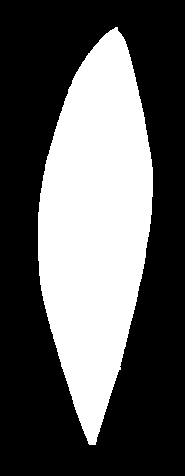
#> input picture dataset/images/1032.jpg, 185 x 476 px
$ python -i data_preprocessing.py   (imports and definitions only)
#> lines starting #> are read from the running program, lines starting #| are printed output that depends on the picture; after the words box and inside, x2 and y2 are one past the last pixel; in counts of white or black regions, pixels touching at a corner belong together
### data_utils/data_loader.py
#####
#   BA    Amadou     16 187 314
#   YING  Xu         18 205 032
#   ABOU Hamza       17 057 836
###
import os
import pandas as pd


class DataLoader:

    def __init__(self):
        self.path = 'dataset'
        self.train_data, self.test_data = None, None

    def load_data(self):
        """
        :return: Return the three raw datasets
        """
        self.train_data = pd.read_csv(os.path.join(self.path, 'train.csv'))
#> (reads dataset/train.csv from the repository)
        self.test_data = pd.read_csv(os.path.join(self.path, 'test.csv'))
#> (reads dataset/test.csv from the repository)


        return self.train_data, self.test_data

### data_utils/data_preprocessing.py
#####
#   BA    Amadou     16 187 314
#   YING  Xu         18 205 032
#   ABOU Hamza       17 057 836
###
import pandas as pd
import numpy as np
import os, sys
sys.path.append(os.path.dirname(os.path.join(os.getcwd())))
from .data_loader import DataLoader

import random
import cv2
import math

from sklearn.preprocessing import LabelEncoder
from sklearn.model_selection import StratifiedShuffleSplit
from sklearn.decomposition import PCA
from PIL import Image
from tqdm import tqdm

class DataPreprocessing:
    train_repo = "../dataset/train.csv"
    images_repo = "../dataset/images/"
    r = random.randint(17, 27)
    X_data_train = pd.DataFrame()
    X_data_test = pd.DataFrame()
    X_img_train = pd.DataFrame()
    X_img_test = pd.DataFrame()
    X_all_train = pd.DataFrame()
    X_all_test = pd.DataFrame()
    t_train = pd.DataFrame()
    t_test = pd.DataFrame()
    classes = []
    id_img_train=[]
    id_img_test=[]

    def __init__(self, nb_test_data = 0.2, pca=False):
        """
        nb_test_data is the percentage of test data from the original file
        """
        self.pca = pca
        self.nb_test_data = nb_test_data
        self.dataset = None
        self.train_data, self.test_data = DataLoader().load_data()
        self.path = 'dataset'
        self.imagepath='images/'

    # [149 lines left out: functions loadBasicData, first_right_to_left, first_left_to_right, first_top_to_bottom, first_bottom_to_top, remove_black_frame and 2 more, not called in this run]

    def contour_Features(self,imagefile):
        """
        This function calculates different image features based on contour-detection
        imagefile: image path
        return: peak: nb of peaks of the contour
                eccentricity: eccentricity of the ellipse that fits the contour
                angle: deviation of the ellipse that fits the contour
                m: gradient of the line that fits the contour
                y0: image of the abscissa 0 by the equation of the line that fits the contour
        """
#> called with imagefile = '../dataset/images/1032.jpg'
        original_color = cv2.imread(imagefile)
#> original_color is the input picture: shape (476, 185, 3); min 0, max 255, mean 91.7
        original = cv2.cvtColor(original_color, cv2.COLOR_RGB2GRAY)
        blur = cv2.GaussianBlur(original,(5,5),0)
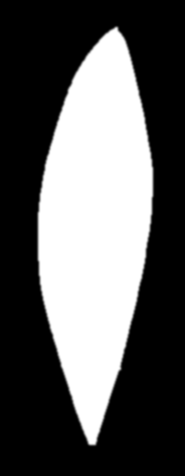
#> blur: shape (476, 185); min 0, max 255, mean 91.7
        ret, thresh = cv2.threshold(blur,50,255,cv2.THRESH_BINARY)
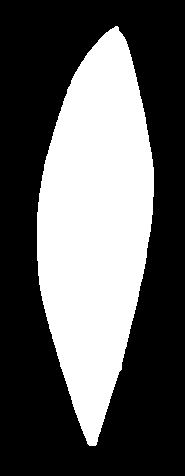
#> thresh: shape (476, 185); 36.9% white; 1 white region, box (x1, y1, x2, y2) and area: (37, 26, 154, 446) 32507
        edges = cv2.Canny(thresh,100,200)
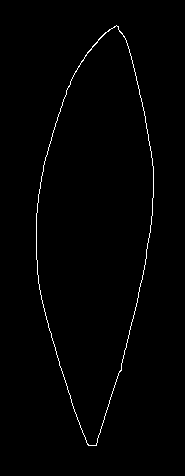
#> edges: shape (476, 185); 1% white in thin lines or dots, all inside (x1, y1, x2, y2) = (36, 25, 154, 446)
        contours, hierarchy = cv2.findContours(edges.copy(),cv2.RETR_TREE,cv2.CHAIN_APPROX_SIMPLE)
#> contours = 2 contours; box (x1, y1, x2, y2) and area: (36, 25, 154, 446) 32496, (36, 25, 154, 446) 32462
        LENGTH = len(contours)
#> LENGTH = 2
        big_cnt = np.vstack([contours[c] for c in range (0,LENGTH)])
#> big_cnt = contour of 762 points, box (x1, y1, x2, y2) (36, 25, 154, 446), area 34
        perimetre = cv2.arcLength(big_cnt,True)
#> perimetre = 1886.7
        approx = cv2.approxPolyDP(big_cnt,0.01*perimetre,True)
#> approx = contour of 10 points, box (x1, y1, x2, y2) (36, 25, 154, 446), area 14

        peak = len(approx)
#> peak = 10

        # angle at which object is directed Major Axis and Minor Axis lengths.
        (x, y), (MA, ma), angle = cv2.fitEllipse(big_cnt)
#> x = 95.08; y = 224.7; MA = 106.2; ma = 389.6; angle = 3.04

        a = ma / 2
#> a = 194.8
        b = MA / 2
#> b = 53.1
        eccentricity = math.sqrt(pow(a, 2) - pow(b, 2))
#> eccentricity = 187.4
        eccentricity = round(eccentricity / a, 2)
#> eccentricity = 0.96

        [vx,vy,x,y] = cv2.fitLine(big_cnt, cv2.DIST_L2,0,0.01,0.01) #vx,vy are normalized vector collinear to the line and x0,y0 is a point on the line
#> vx = [0.0324]; vy = [-0.999]; x = [93.51]; y = [244.2]
        m=vy[0]/vx[0]
#> m = -30.86
        y0=y[0]-m*x[0]
#> y0 = 3130.2

        return peak, eccentricity, angle, m, y0

    # [141 lines left out: functions extractImagesCaracteristics, extractImageData, loadNumericTrainData, loadNumericTestData, getTrainTargets, getTestTargets and 5 more, not called in this run]

>>> result = DataPreprocessing().contour_Features('../dataset/images/1032.jpg')
#> result = (10, 0.96, 3.04, -30.86, 3130.2)
